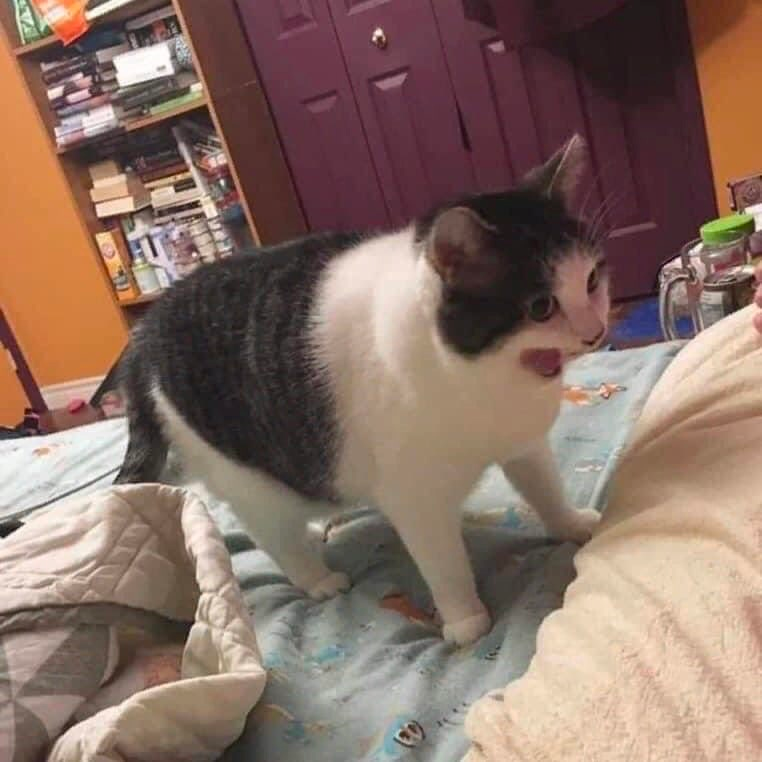
#> input picture samples/img.png, 762 x 762 px
$ python rotate_45.py ../samples/img.png
#> lines starting #> are read from the running program, lines starting #| are printed output that depends on the picture
import cv2
import sys

input_path = sys.argv[1]

img = cv2.imread(input_path)
#> img is the input picture: shape (762, 762, 3); mean B, G, R 100.3, 111.5, 136.4
(h, w) = img.shape[:2]
#> h = 762; w = 762
center = (w // 2, h // 2)
#> center = (381, 381)

rotation_matrix = cv2.getRotationMatrix2D(center, 45, 1.0)
result = cv2.warpAffine(img, rotation_matrix, (w, h))
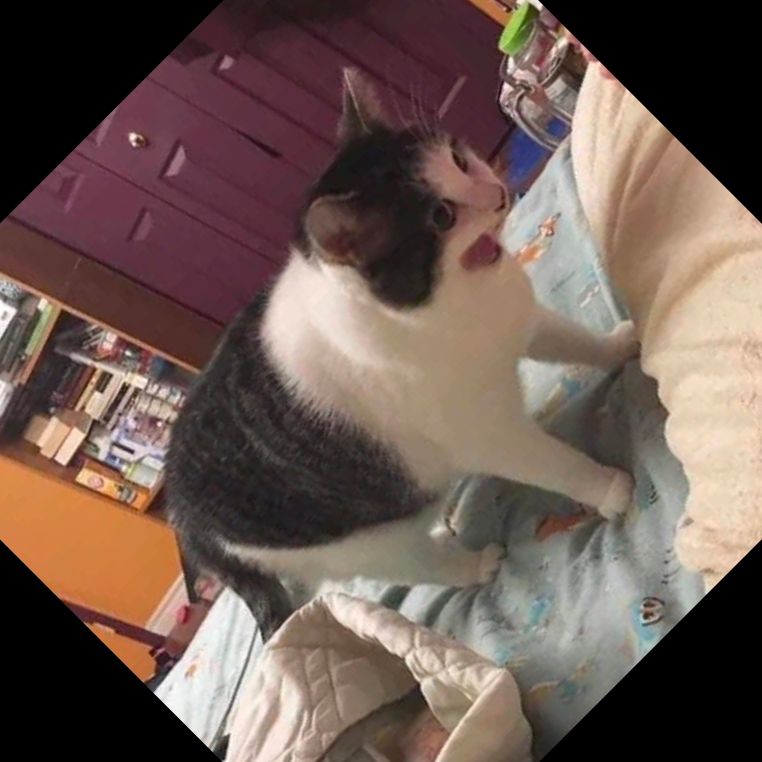
#> result: shape (762, 762, 3); mean B, G, R 82.2, 90.1, 109.2

cv2.imshow("Rotate 45", result)
cv2.waitKey()
